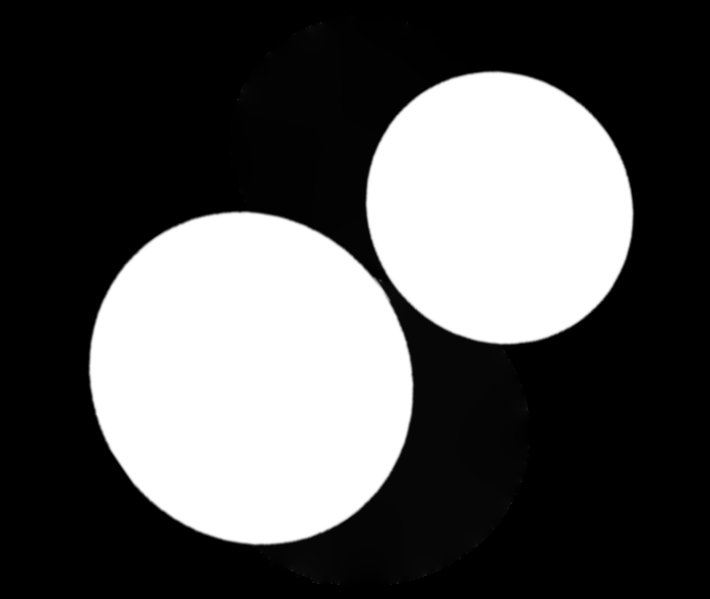
#> input picture Software/Python/CirclePicBinarySlant.png, 710 x 599 px
$ python Circles.py
#> lines starting #> are read from the running program, lines starting #| are printed output that depends on the picture; after the words box and inside, x2 and y2 are one past the last pixel; in counts of white or black regions, pixels touching at a corner belong together
# -*- coding: utf-8 -*-
"""
Created on Fri Feb 21 14:04:08 2020

@author: Gille
"""


import cv2
import numpy as np


planets	= cv2.imread('CirclePicBinarySlant.png')
#> planets is the input picture: shape (599, 710, 3); mean B, G, R 85.2, 85.2, 85.2
gray_img	=	cv2.cvtColor(planets,	cv2.COLOR_BGR2GRAY)
img	= cv2.medianBlur(gray_img,	5)
cimg = cv2.cvtColor(img,cv2.COLOR_GRAY2BGR)

#center
circles	= cv2.HoughCircles(img,cv2.HOUGH_GRADIENT,1,120,param1=100,param2=30,minRadius=0,maxRadius=0)
#> circles = [[236.5, 387.5, 175.3], [492.5, 197.5, 126.3]]
circles	= np.uint16(np.around(circles))
#> circles = [[236, 388, 175], [492, 198, 126]]

for	i in circles[0,:]:
    print('ci0:', i[0], 'ci1:', i[1], 'ci2:', i[2])
    #	draw	the	outer	circle
    cv2.circle(planets,(i[0],i[1]),i[2],(0,255,0),6)
    #	draw	the	center	of	the	circle
    cv2.circle(planets,(i[0],i[1]),2,(0,0,255),3)
#> this loop made 2 passes
#| ci0: 236 ci1: 388 ci2: 175
#| ci0: 492 ci1: 198 ci2: 126
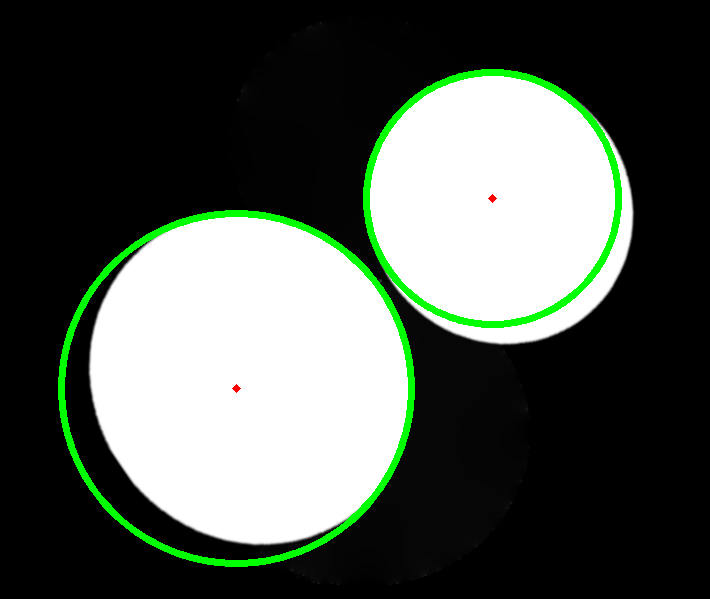
#> planets: shape (599, 710, 3); 3.1% of pixels changed, all inside (x1, y1, x2, y2) = (58, 69, 622, 567)

cv2.imshow("Grayed",	gray_img)
cv2.imshow("HoughCirlces",	planets)
cv2.waitKey()
cv2.destroyAllWindows()
